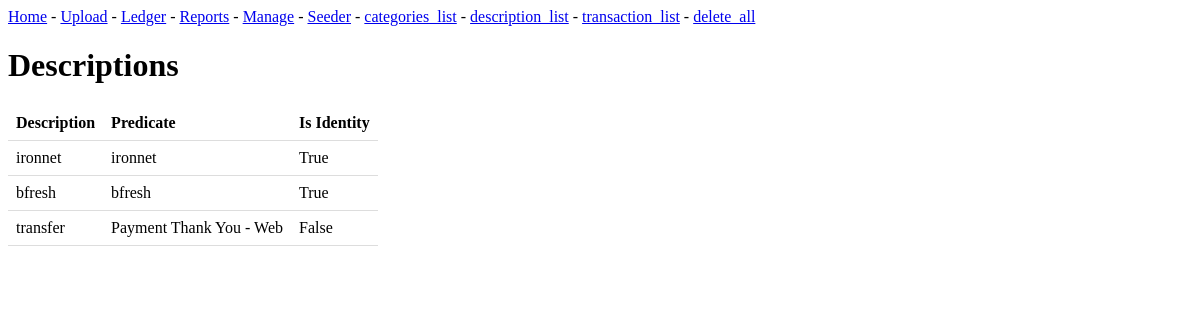
/description_list, run on an earlier commit of the app's database.
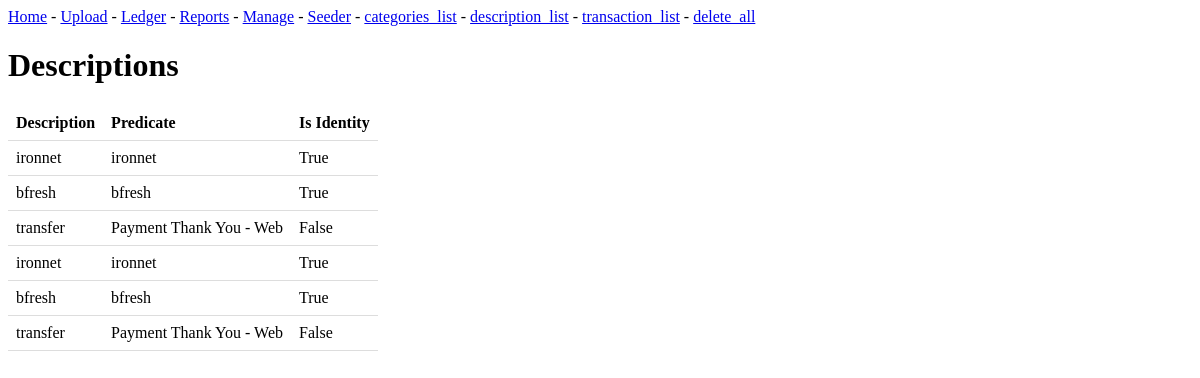
And on a later commit of the database.
### ledgered_app/models.py (models this page shows, shortened)
class Description(models.Model):
    is_identity = models.BooleanField()
    description = models.CharField(max_length=200)
    predicate = models.CharField(max_length=200)
    date_added = models.DateTimeField(auto_now_add=True)

### ledgered_app/views.py (the view)
# urls.py: path('description_list', views.DescriptionListView.as_view(), name='description_list'),
class DescriptionListView(ListView):
    model = Description

### ledgered_app/templates/ledgered_app/description_list.html
{% extends "ledgered_app/base.html" %}
{% block content %}
<html>
<head>
    {% load static %}
    <link rel="stylesheet" type="text/css" href="{% static 'css/simple_table.css' %}">
</head>
<body>
    <h1>Descriptions</h1>
    <table>
      <thead>
        <tr>
          <th>Description</th>
          <th>Predicate</th>
          <th>Is Identity</th>
        </tr>
      </thead>
      <tbody>
        {% for d in object_list %}
        <tr>
          <td>{{ d.description }}</td>
          <td>{{ d.predicate }}</td>
          <td>{{ d.is_identity }}</td>
        </tr>
        {% empty %}
          <tr>
            <td colspan="7">No Descriptions</td>
          </tr>
        {% endfor %}
      </tbody>
    </table>
</body>
</html>
{% endblock content %}

What changed in the data, as far as the page shows it:
added Description: description "ironnet", predicate "ironnet", is_identity "True"
added Description: description "bfresh", predicate "bfresh", is_identity "True"
added Description: description "transfer", predicate "Payment Thank You - Web", is_identity "False"
